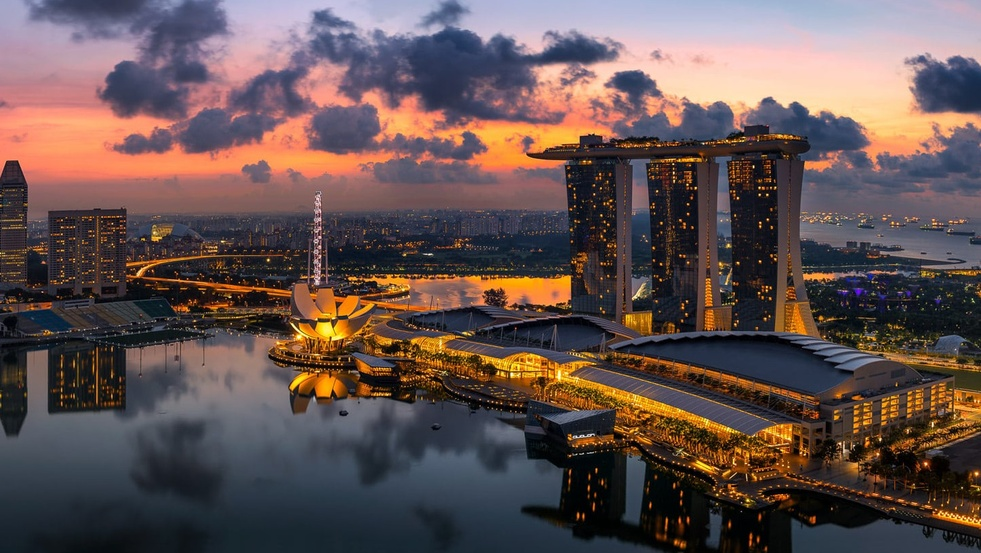
#> input picture imageStitching/train.jpg, 981 x 553 px, shrunk from 1447 x 815 before the run
$ python Stiching_saving.py
#> lines starting #> are read from the running program, lines starting #| are printed output that depends on the picture
import cv2 as cv
import numpy as np

# Load images
train_img = cv.imread('train.jpg')
#> train_img is the input picture: shape (553, 981, 3); mean B, G, R 80.6, 82.1, 99.4
train_img_gray = cv.cvtColor(train_img, cv.COLOR_BGR2GRAY)
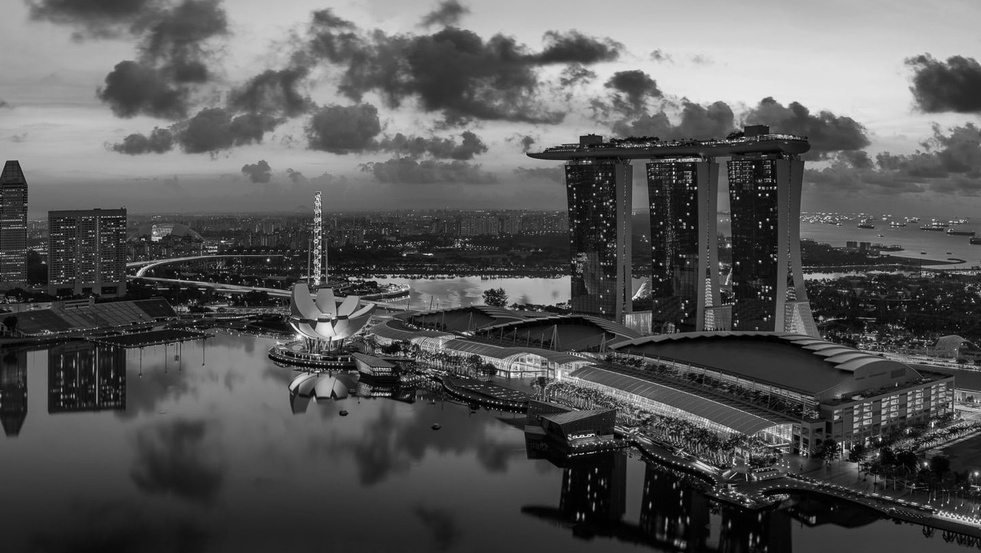
#> train_img_gray: shape (553, 981); min 0, max 252, mean 87.1

query_img = cv.imread('query.jpg')
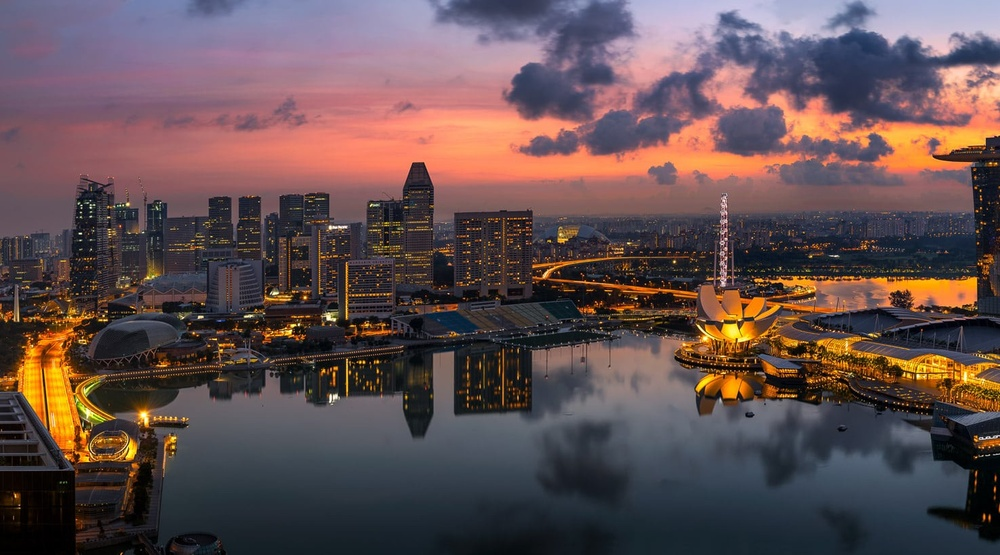
#> input picture imageStitching/query.jpg, 1000 x 555 px, shrunk from 1475 x 819 before the run
#> query_img is the input picture: shape (555, 1000, 3); mean B, G, R 80.3, 79, 98.4
query_img_gray = cv.cvtColor(query_img, cv.COLOR_BGR2GRAY)
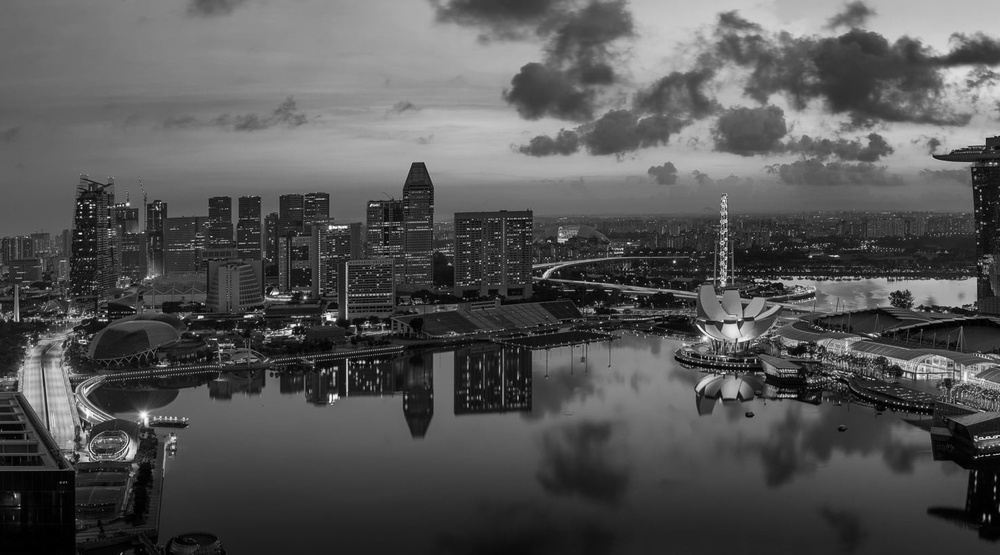
#> query_img_gray: shape (555, 1000); min 0, max 254, mean 84.9


feature_extraction_algo = 'sift'

def select_descriptor_method(image, method=None):
#> called with method = 'sift'
    if method == 'sift':
        descriptor = cv.SIFT_create()
    elif method == 'surf':
        descriptor = cv.SURF_create()
    elif method == 'orb':
        descriptor = cv.ORB_create()
    elif method == 'brisk':
        descriptor = cv.BRISK_create()
    else:
        raise ValueError("Unsupported feature extraction method.")

    keypoints, features = descriptor.detectAndCompute(image, None)
#> keypoints = 3080 keypoints; strongest (x, y, size): (880, 439, 2), (926, 464, 2.4), (748, 500, 2), (976, 474, 2.6)
    return keypoints, features

def create_matching_object(method, crossCheck=True):
    if method in ['sift', 'surf']:
        bf = cv.BFMatcher(cv.NORM_L2, crossCheck=crossCheck)
    elif method in ['orb', 'brisk']:
        bf = cv.BFMatcher(cv.NORM_HAMMING, crossCheck=crossCheck)
    else:
        raise ValueError("Unsupported matching method.")
    return bf

def key_points_matching(features_train_img, features_query_img, method):
    bf = create_matching_object(method=method, crossCheck=True)
    matches = bf.match(features_train_img, features_query_img)
    return sorted(matches, key=lambda x: x.distance)

keypoints_train_img, features_train_img = select_descriptor_method(train_img_gray, feature_extraction_algo)
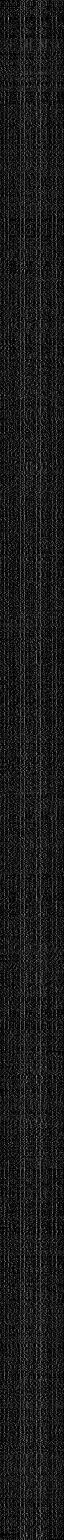
#> features_train_img: shape (3080, 128) float32 (shown at 1/2 size); min 0, max 208, mean 26.6
#> keypoints_train_img has the same summary as keypoints in select_descriptor_method
keypoints_query_img, features_query_img = select_descriptor_method(query_img_gray, feature_extraction_algo)
#> in select_descriptor_method (call 2), `keypoints, features = descriptor.detectAndCompute(image, None)`: keypoints = 2642 keypoints; strongest (x, y, size): (293, 325, 2.6), (305, 297, 2.2), (245, 316, 1.9), (128, 204, 2.3)
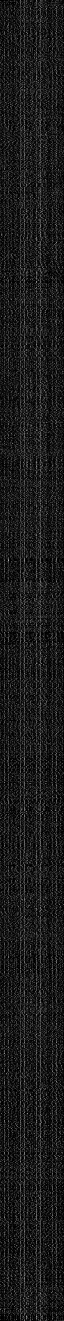
#> features_query_img: shape (2642, 128) float32 (shown at 1/2 size); min 0, max 211, mean 26.8
#> keypoints_query_img has the same summary as keypoints in select_descriptor_method


matches = key_points_matching(features_query_img, features_train_img, feature_extraction_algo)
#> in key_points_matching, `matches = bf.match(features_train_img, features_query_img)`: matches = 1416 matches
#> matches = 1416 matches


if len(matches) >= 4:
    valid_matches = [
        m for m in matches
        if m.queryIdx < len(keypoints_query_img) and m.trainIdx < len(keypoints_train_img)
    ]
#> valid_matches = 1416 matches

    if len(valid_matches) >= 4:
        src_pts = np.float32([keypoints_query_img[m.queryIdx].pt for m in valid_matches]).reshape(-1, 1, 2)
#> src_pts = 1416 rows, first 8: [686.7, 64.26], [909.9, 47.36], [694.2, 79.77], [619.2, 43.8], [604.3, 75.62], [512, 36.64], [804.1, 44.14], [663.9, 71.6]
        dst_pts = np.float32([keypoints_train_img[m.trainIdx].pt for m in valid_matches]).reshape(-1, 1, 2)
#> dst_pts = 1416 rows, first 8: [280.6, 62.34], [503.8, 45.37], [288.1, 77.83], [213, 41.81], [198.2, 73.69], [105.9, 34.63], [398.1, 42.18], [257.8, 69.65]


        H, mask = cv.findHomography(src_pts, dst_pts, cv.RANSAC, 5.0)
#> H = [[1, -3e-05, -405.9], [-0.00011, 1, -1.92], [-3.39e-07, -8.04e-08, 1]]; mask = 1416 values, max 1 at index 0, min 0 at index 893, mean 0.784

        height_train, width_train = train_img.shape[:2]
#> height_train = 553; width_train = 981
        height_query, width_query = query_img.shape[:2]
#> height_query = 555; width_query = 1000

        corners_query = np.float32([
            [0, 0],
            [width_query - 1, 0],
            [width_query - 1, height_query - 1],
            [0, height_query - 1]
        ]).reshape(-1, 1, 2)
#> corners_query = [[0, 0], [999, 0], [999, 554], [0, 554]]
        corners_query_transformed = cv.perspectiveTransform(corners_query, H)
#> corners_query_transformed = [[-405.9, -1.92], [592.9, -2.03], [592.9, 552.7], [-405.9, 552.6]]

        corners_train = np.float32([
            [0, 0],
            [width_train - 1, 0],
            [width_train - 1, height_train - 1],
            [0, height_train - 1]
        ]).reshape(-1, 1, 2)
#> corners_train = [[0, 0], [980, 0], [980, 552], [0, 552]]

        all_corners = np.concatenate((corners_train, corners_query_transformed), axis=0)
#> all_corners = [[0, 0], [980, 0], [980, 552], [0, 552], [-405.9, -1.92], [592.9, -2.03], [592.9, 552.7], [-405.9, 552.6]]
        [x_min, y_min] = np.int32(all_corners.min(axis=0).ravel() - 0.5)
#> x_min = -406; y_min = -2
        [x_max, y_max] = np.int32(all_corners.max(axis=0).ravel() + 0.5)
#> x_max = 980; y_max = 553

        translation_dist = [-x_min, -y_min]
#> translation_dist = [406, 2]
        translation_matrix = np.array([
            [1, 0, translation_dist[0]],
            [0, 1, translation_dist[1]],
            [0, 0, 1]
        ])
#> translation_matrix = [[1, 0, 406], [0, 1, 2], [0, 0, 1]]

        result_size = (x_max - x_min, y_max - y_min)
#> result_size = (1386, 555)
        result_img = cv.warpPerspective(query_img, translation_matrix @ H, result_size)
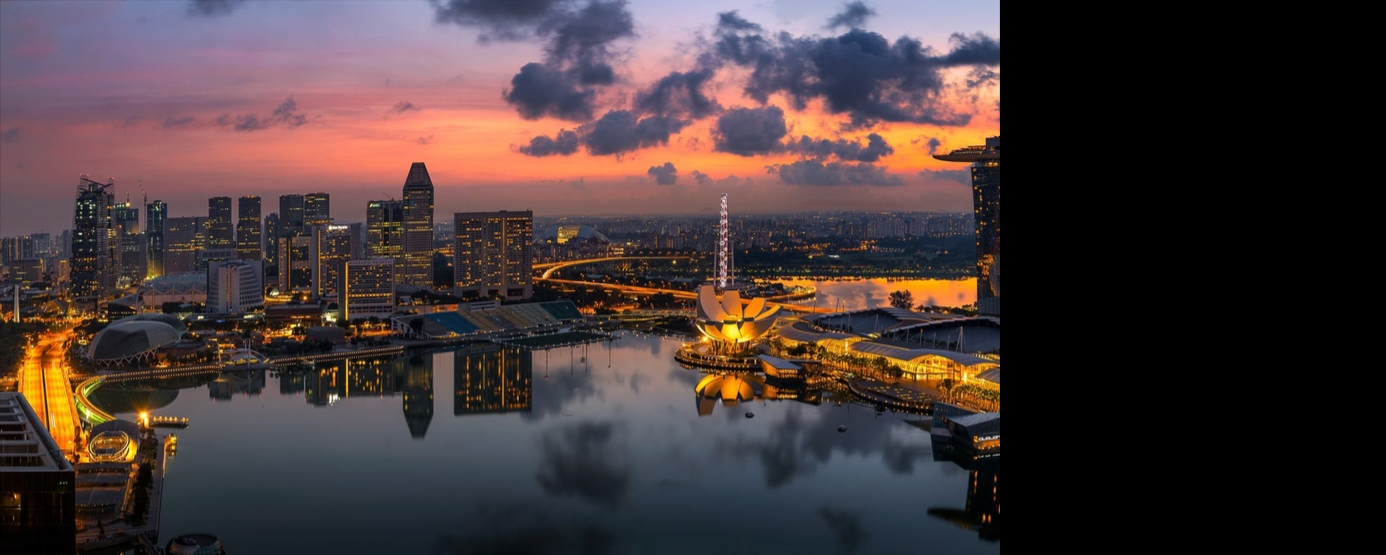
#> result_img: shape (555, 1386, 3); mean B, G, R 57.9, 57.1, 71

        y1, y2 = translation_dist[1], translation_dist[1] + height_train
#> y1 = 2; y2 = 555
        x1, x2 = translation_dist[0], translation_dist[0] + width_train
#> x1 = 406; x2 = 1387

        h1, w1 = result_img[y1:y2, x1:x2].shape[:2]
        h2, w2 = train_img.shape[:2]
        h, w = min(h1, h2), min(w1, w2)

        result_img_cropped = result_img[y1:y1+h, x1:x1+w]
        train_img_cropped = train_img[:h, :w]

        result_img[y1:y1+h, x1:x1+w] = np.maximum(result_img_cropped, train_img_cropped)
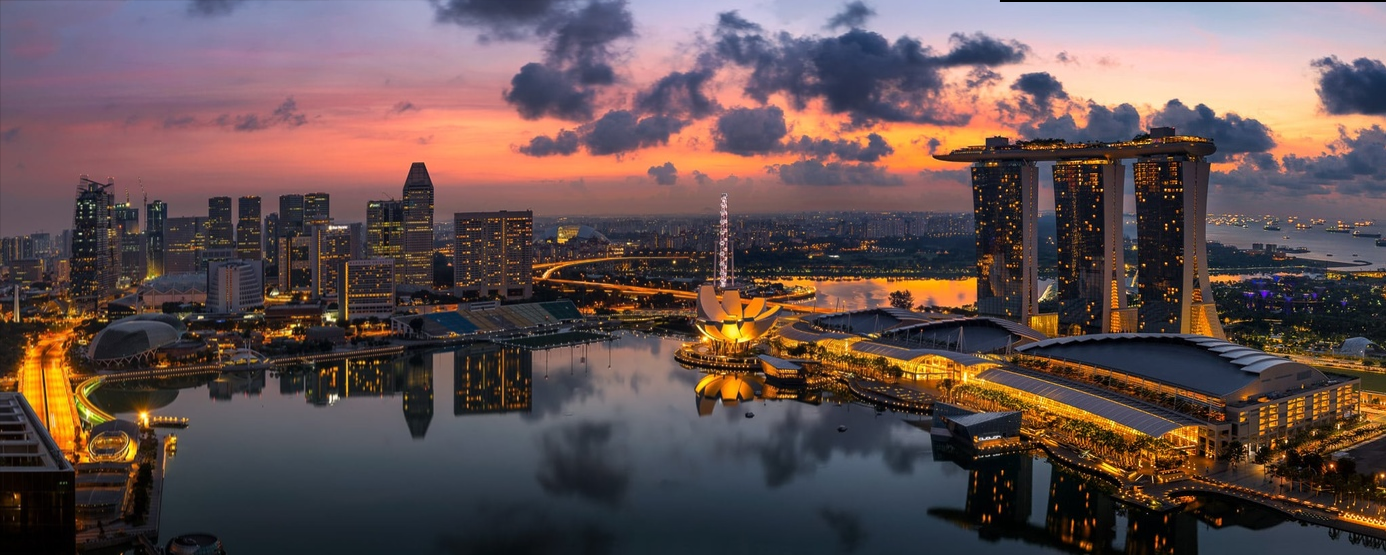
#> result_img: shape (555, 1386, 3); mean B, G, R 80.3, 80.6, 99

        cv.imwrite('stitched_result.jpg', result_img)
        cv.imshow('Stitched Image', result_img)
        cv.waitKey(0)
        cv.destroyAllWindows()
    else:
        print("Not enough valid matches to compute homography.")
else:
    print("Not enough matches found to compute homography.")
